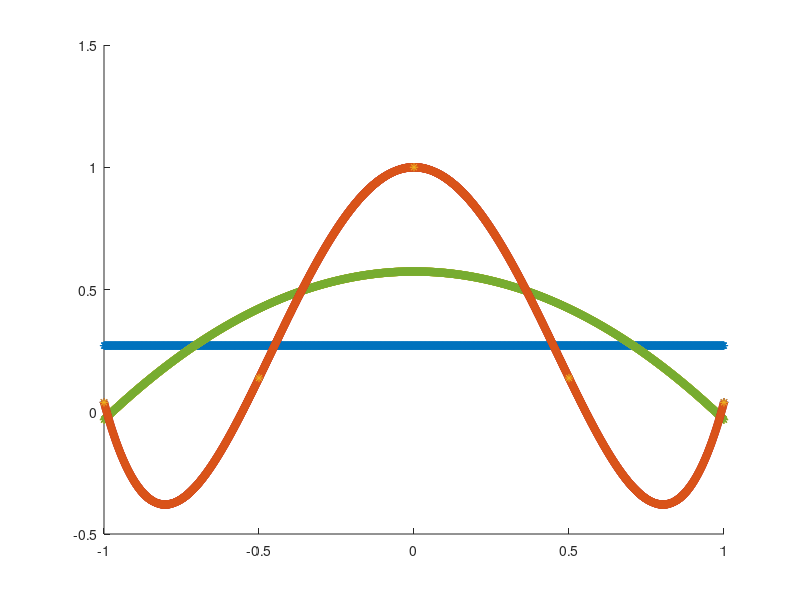

Recreate this plot in MATLAB.
n=4
x=-1:2/n:1;
y=1./(1+25*x.^2);
hold;
xx=-1:0.001:1;
for m=1:n+1
    c=polyfit(x,y,m);
    yy=polyval(c,xx);
    plot(xx,yy,'*');
    plot(x,y,'*');
    m
    pause(1.0);
    
end